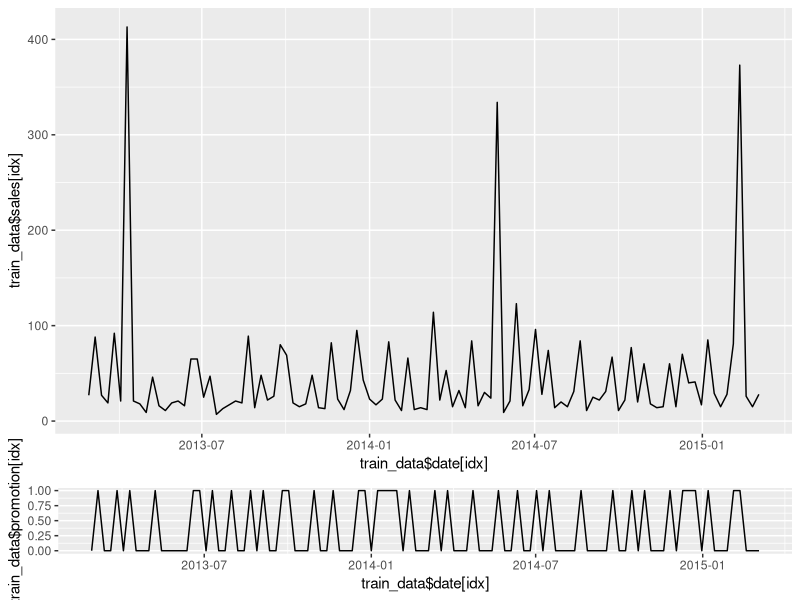
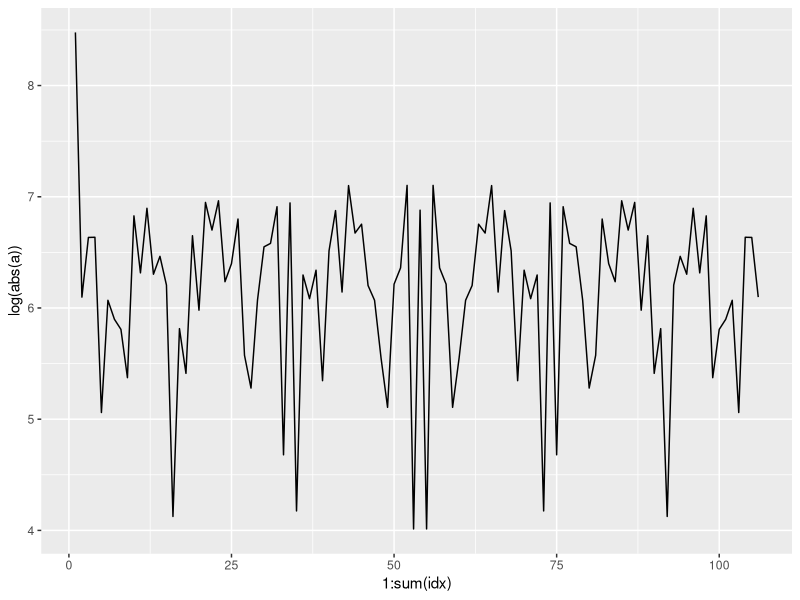

These charts were generated, in order, by the following R code:
setwd('Documents/Woolies/')
products=read.csv('products.csv')
train_data=read.csv('train2.csv')
train_data$date=as.Date(train_data$date,format="%d/%m/%y")

library(ggplot2)
library(gridExtra)
idx=train_data$product_store_id=='3e';
g.top=ggplot()+
  geom_line(aes(x=train_data$date[idx],y=train_data$sales[idx]))
g.bottom=ggplot()+
  geom_line(aes(x=train_data$date[idx],y=train_data$promotion[idx]))

grid.arrange(g.top,g.bottom, heights = c(4/5, 1/5)) 
#take the FFT
a=fft(train_data$sales[idx])
qplot(1:sum(idx),log(abs(a)),geom="line")

#take last weeks sales to predict todays
err=diff(train_data$sales[idx])^2
rmse=sqrt(sum(err)/length(err))

#aggregate products and see correlations
products=unique(train_data$product_name)
product_shops=unique(train_data$product_store_id)
x=matrix()
for (i in 1:44){
  x=rbind(x,train_data$sales[train_data$product_store_id==product_shops[i]])
}
